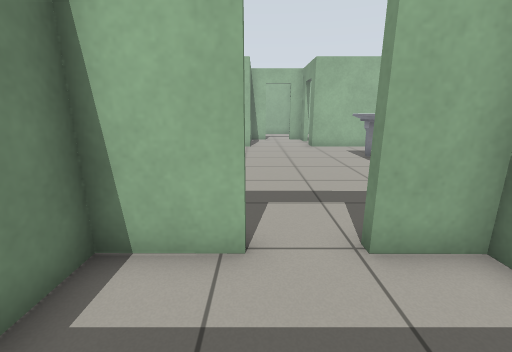
View 1 (above)

24 first-person views from a walk through a Gazebo world. The camera is 1 m above the floor, tilts 14° down and sees 90° across. The floor is counted in squares, 0.5 m on a side. Each view is taken from the middle of a square. On the plan, view 1 faces up. The plan holds only what a view shows up to about 16 squares ahead; the rest is blank. Gazebo's built-in surfaces are drawn with simple patterns. Simple shapes stand in for some stock models.

View 2
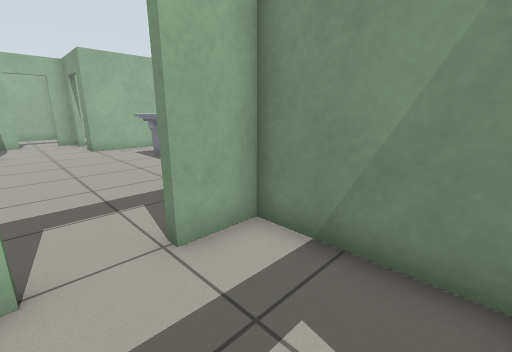

View 3
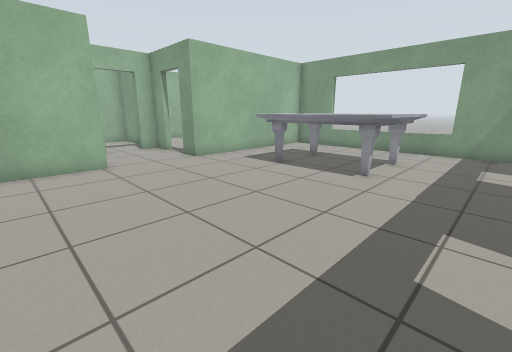

View 4
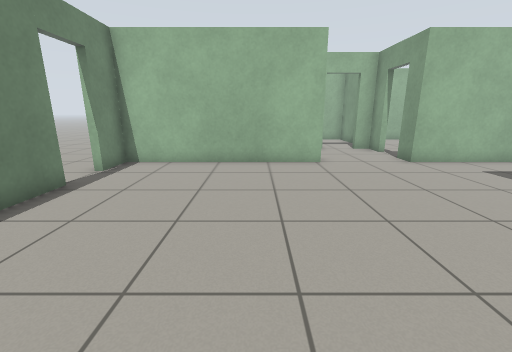

View 5
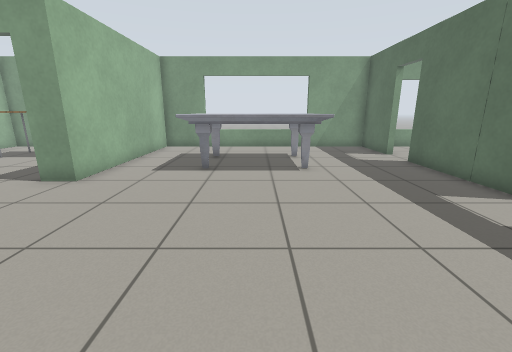

View 6
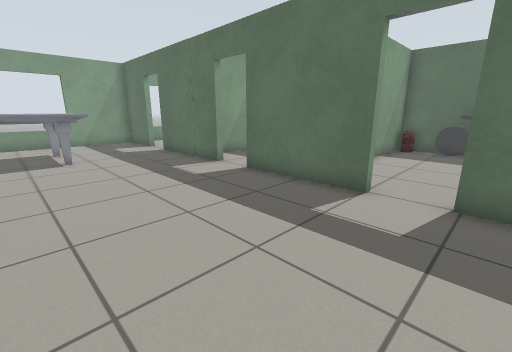

View 7
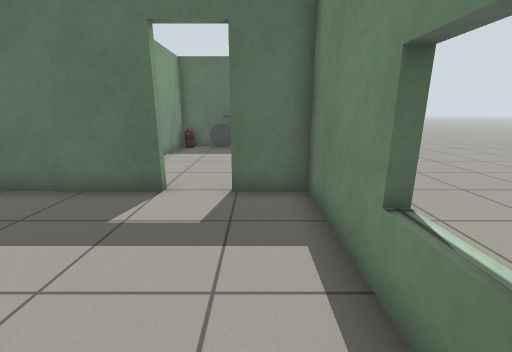

View 8
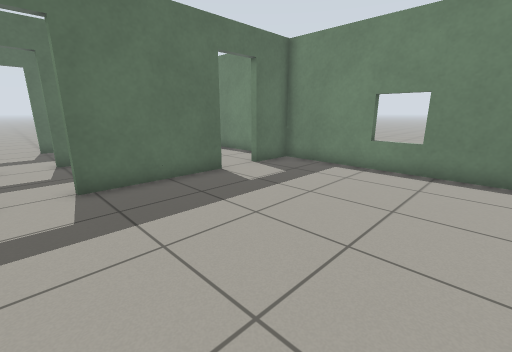

View 9
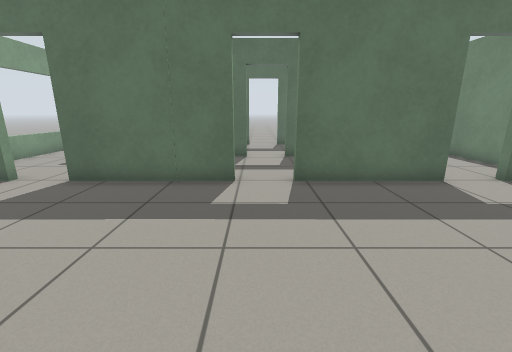

View 10
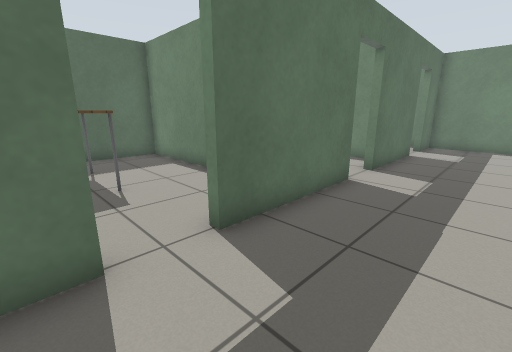

View 11
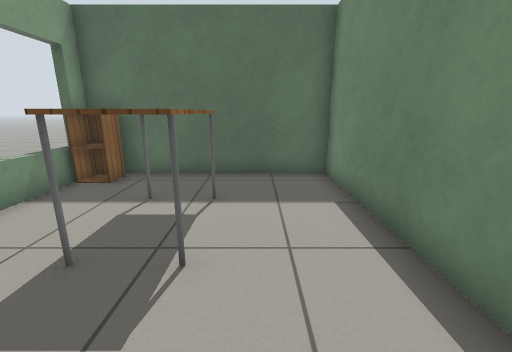

View 12
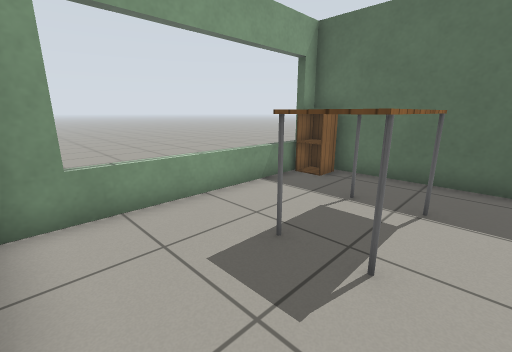

View 13
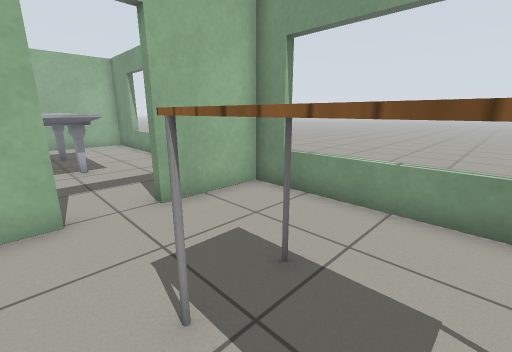

View 14
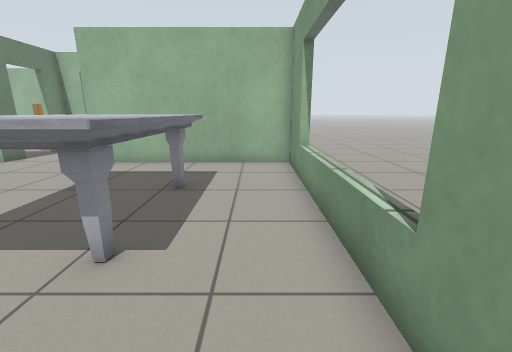

View 15
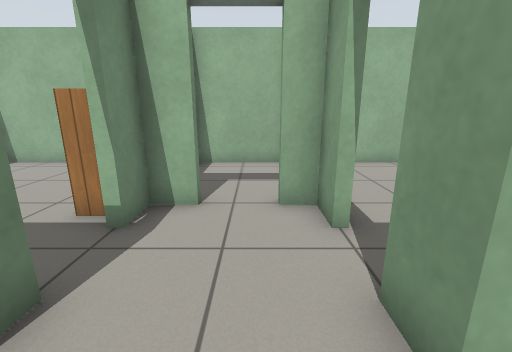

View 16
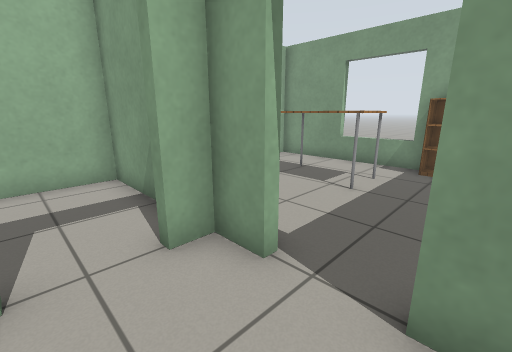

View 17
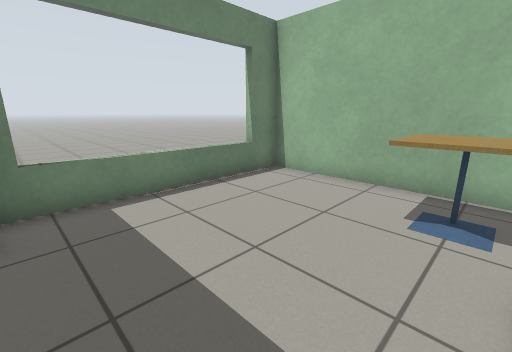

View 18
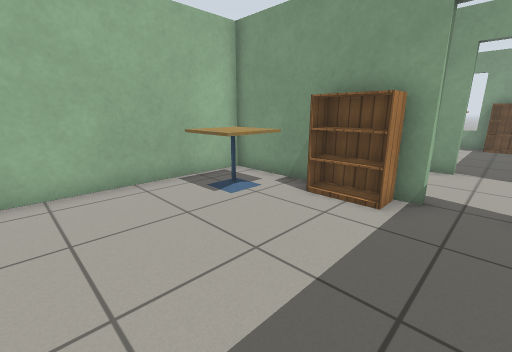

View 19
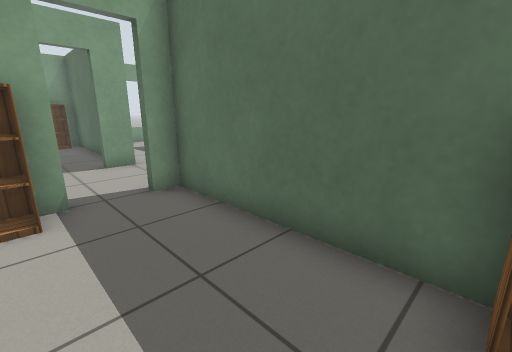

View 20
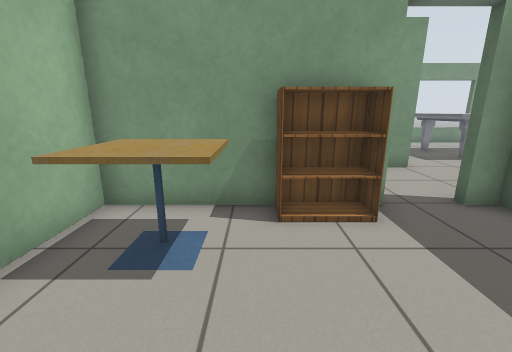

View 21
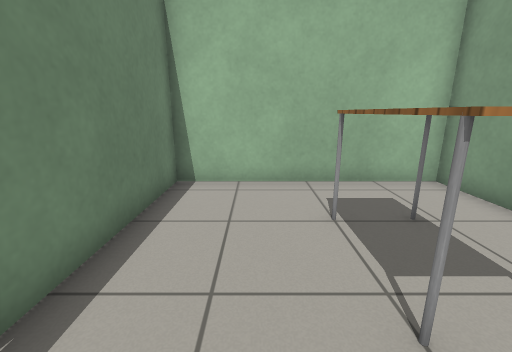

View 22
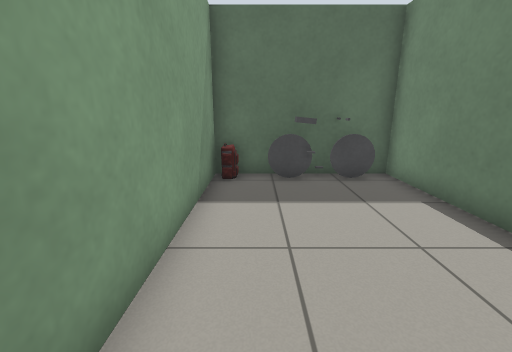

View 23
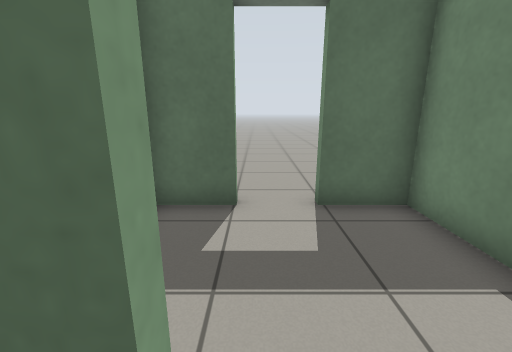

View 24
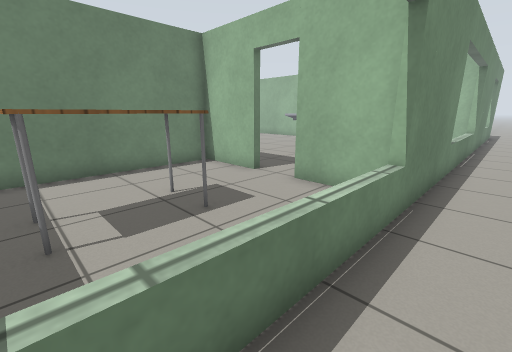

### Floor plan
Ten units are one square. View 1 is at (0, 0); x grows to the right and y downward. Boxes are objects, and circles mark ways between rooms. Rooms are numbered by the first view taken in them; rooms with no view inside come last. Other rooms are left out.
<svg viewBox="-90 -248 225 323">
<path fill="none" stroke="#000" d="M14 7 20 7M-9 7 -3 7M-1 -33 -24 -33 -24 -18M34 2 34 -33 15 -33M16 -36 65 -36M-3 -164 -3 -153 -84 -153 -84 -137M84 -36 114 -36 114 -152M-46 -37 -2 -36M7 -193 -3 -193 -3 -182M112 -70 118 -70M105 -153 34 -153 34 -164M118 -130 112 -130M-84 -120 -84 -37 -64 -37M114 32 114 -33 84 -33M65 -33 37 -33 37 53 95 53M118 -23 112 -23M-7 -206 -7 -243 -84 -243 -84 -174M-7 -182 -7 -186M-66 -156 -7 -156M114 -186 114 -243 37 -243 37 -189M118 -213 112 -213M66 -156 104 -156M-46 53 -35 53M-27 42 -27 -20M-84 -30 -84 53 -64 53M117 -185 117 31M14 53 32 53M-24 30 -24 53 -3 53M34 -216 34 -243 -4 -243M34 -182 34 -193 25 -193"/>
<rect x="45" y="-125" width="40" height="50" fill="#bbb"><title>marble table</title></rect>
<rect x="65" y="-5" width="20" height="40" fill="#bbb"><title>table</title></rect>
<rect x="-85" y="-175" width="20" height="20" fill="#bbb"><title>cabinet</title></rect>
<rect x="-35" y="-235" width="20" height="20" fill="#bbb"><title>cafe table</title></rect>
<rect x="-15" y="-205" width="10" height="20" fill="#bbb"><title>bookshelf</title></rect>
<rect x="75" y="-215" width="20" height="30" fill="#bbb"><title>table</title></rect>
<rect x="105" y="-185" width="10" height="30" fill="#bbb"><title>bookshelf</title></rect>
<rect x="-65" y="45" width="20" height="10" fill="#bbb"><title>bicycle</title></rect>
<rect x="-35" y="45" width="10" height="10" fill="#bbb"><title>other object</title></rect>
<rect x="95" y="35" width="20" height="20" fill="#bbb"><title>cabinet</title></rect>
<circle cx="5" cy="-35" r="3" fill="#2a7"/>
<circle cx="5" cy="10" r="3" fill="#2a7"/>
<circle cx="75" cy="-35" r="3" fill="#2a7"/>
<circle cx="-5" cy="-175" r="3" fill="#2a7"/>
<circle cx="35" cy="-175" r="3" fill="#2a7"/>
<circle cx="-55" cy="-35" r="3" fill="#2a7"/>
<circle cx="15" cy="-195" r="3" fill="#2a7"/>
<circle cx="120" cy="-170" r="3" fill="#2a7"/>
<text x="10" y="-10">1</text>
<text x="20" y="-100">2</text>
<text x="80" y="10">3</text>
<text x="-40" y="-200">4</text>
<text x="80" y="-200">5</text>
<text x="-50" y="30">6</text>
<text x="130" y="-140">7</text>
<text x="10" y="30">8</text>
<text x="20" y="-230">9</text>
<text x="30" y="-190">10</text>
</svg>
Room 1 opens to room 2. Room 1 opens to room 8. Room 2 opens to room 3. Room 2 opens to room 4. Room 2 opens to room 5. Room 2 opens to room 6. Room 2 opens to room 9. Room 5 opens to room 7.

Where each view was taken, in squares from view 1:
view 1: 0 up, 0 right, facing up
view 2: 0 up, 0 right, facing up-right
view 3: 5 up, 3 left, facing up-right
view 4: 5 up, 3 left, facing up
view 5: 10 up, 4 left, facing right
view 6: 10 up, 7 left, facing down-right
view 7: 10 up, 7 left, facing down
view 8: 11 up, 1 right, facing down-left
view 9: 11 up, 1 right, facing down
view 10: 7 up, 9 right, facing down-left
view 11: 3 up, 6 right, facing down
view 12: 3 up, 6 right, facing down-right
view 13: 2 down, 6 right, facing up-right
view 14: 5 up, 10 right, facing up
view 15: 14 up, 2 right, facing up
view 16: 16 up, 1 right, facing up-right
view 17: 17 up, 2 left, facing up-left
view 18: 17 up, 7 left, facing up-right
view 19: 19 up, 7 left, facing down-right
view 20: 21 up, 6 left, facing right
view 21: 17 up, 6 right, facing up
view 22: 3 up, 4 left, facing down
view 23: 0 up, 1 right, facing down
view 24: 3 down, 13 right, facing up-left
